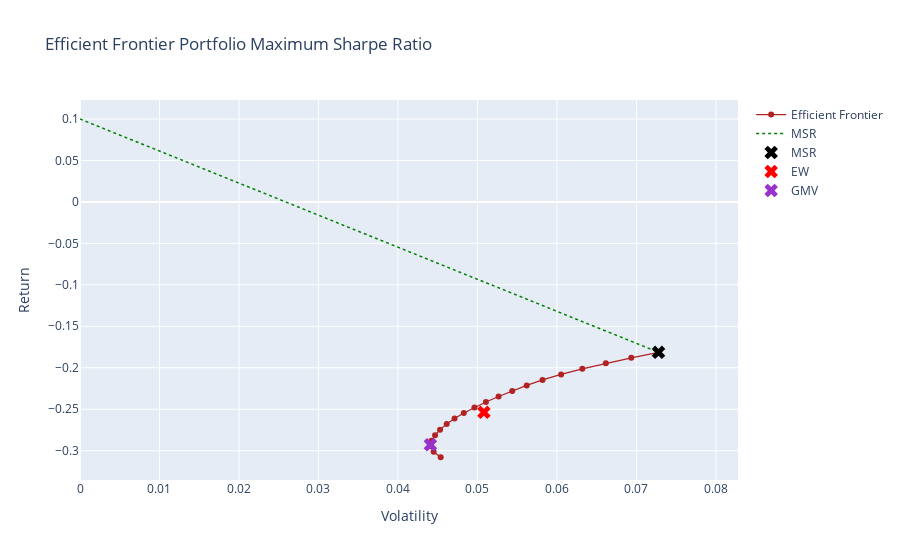

Here is the notebook cell this chart was saved with:
### Code cell
# Visualización
erk.plot_ef(n_points = 20, 
            expected_returns = er, 
            covmat = cov, 
            title='Efficient Frontier Portfolio Maximum Sharpe Ratio', 
            show_cml=True, 
            risk_free_rate=0.1,
            show_ew=True,
            show_gmv=True)

### Figure 1 — Plotly figure (JSON) as saved in the notebook; plotly's stock layout.template omitted (floating-point values rounded to 4 significant figures)
{"data": [{"hovertemplate": "%{y:.5f}", "line": {"color": "firebrick", "width": 1.25}, "mode": "lines+markers", "name": "Efficient Frontier", "type": "scatter", "x": [0.04537, 0.04448, 0.0441, 0.04422, 0.04467, 0.0453, 0.04613, 0.04712, 0.04828, 0.04962, 0.05106, 0.05266, 0.05437, 0.05619, 0.05818, 0.06052, 0.06319, 0.06614, 0.06935, 0.07277], "y": [-0.308, -0.3013, -0.2946, -0.288, -0.2813, -0.2747, -0.268, -0.2613, -0.2547, -0.248, -0.2413, -0.2347, -0.228, -0.2214, -0.2147, -0.208, -0.2014, -0.1947, -0.188, -0.1814]}, {"hovertemplate": "%{y:.5f}", "line": {"color": "green", "dash": "dot", "width": 1.5}, "mode": "lines", "name": "MSR", "type": "scatter", "x": [0, 0.07277], "y": [0.1, -0.1814]}, {"hovertemplate": "%{y:.5f}", "marker": {"color": "black", "size": 12, "symbol": "x"}, "mode": "markers", "name": "MSR", "type": "scatter", "x": [0.07277], "y": [-0.1814]}, {"hovertemplate": "%{y:.5f}", "marker": {"color": "red", "opacity": 1, "size": 12, "symbol": "x"}, "mode": "markers", "name": "EW", "type": "scatter", "x": [0.05081], "y": [-0.2537]}, {"hovertemplate": "%{y:.5f}", "marker": {"color": "darkorchid", "opacity": 1, "size": 12, "symbol": "x"}, "mode": "markers", "name": "GMV", "type": "scatter", "x": [0.04408], "y": [-0.2929]}], "layout": {"hoverdistance": 200, "hovermode": "x unified", "spikedistance": 200, "title": {"text": "Efficient Frontier Portfolio Maximum Sharpe Ratio"}, "transition": {"duration": 500}, "xaxis": {"range": [0, 0.08277], "showspikes": true, "spikecolor": "#999999", "spikemode": "across", "spikethickness": 2, "title": {"text": "Volatility"}}, "yaxis": {"tickprefix": "", "title": {"text": "Return"}}}}
